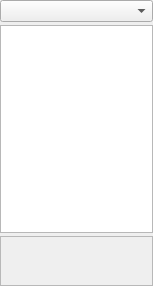
<?xml version="1.0" encoding="UTF-8"?>
<ui version="4.0">
 <class>PluginsListFrame</class>
 <widget class="QFrame" name="PluginsListFrame">
  <property name="geometry">
   <rect>
    <x>0</x>
    <y>0</y>
    <width>153</width>
    <height>286</height>
   </rect>
  </property>
  <property name="windowTitle">
   <string>Frame</string>
  </property>
  <property name="frameShape">
   <enum>QFrame::NoFrame</enum>
  </property>
  <property name="frameShadow">
   <enum>QFrame::Raised</enum>
  </property>
  <property name="lineWidth">
   <number>0</number>
  </property>
  <layout class="QVBoxLayout" name="verticalLayout">
   <property name="spacing">
    <number>3</number>
   </property>
   <property name="margin">
    <number>0</number>
   </property>
   <item>
    <widget class="QComboBox" name="modulesCombo"/>
   </item>
   <item>
    <widget class="QTreeWidget" name="pluginsTree">
     <property name="contextMenuPolicy">
      <enum>Qt::CustomContextMenu</enum>
     </property>
     <property name="sortingEnabled">
      <bool>false</bool>
     </property>
     <attribute name="headerVisible">
      <bool>false</bool>
     </attribute>
     <column>
      <property name="text">
       <string notr="true">1</string>
      </property>
     </column>
    </widget>
   </item>
   <item>
    <widget class="QLabel" name="descriptionLabel">
     <property name="minimumSize">
      <size>
       <width>0</width>
       <height>50</height>
      </size>
     </property>
     <property name="frameShape">
      <enum>QFrame::StyledPanel</enum>
     </property>
     <property name="frameShadow">
      <enum>QFrame::Sunken</enum>
     </property>
     <property name="text">
      <string/>
     </property>
     <property name="alignment">
      <set>Qt::AlignLeading|Qt::AlignLeft|Qt::AlignTop</set>
     </property>
     <property name="wordWrap">
      <bool>true</bool>
     </property>
    </widget>
   </item>
  </layout>
 </widget>
 <resources/>
 <connections/>
</ui>
